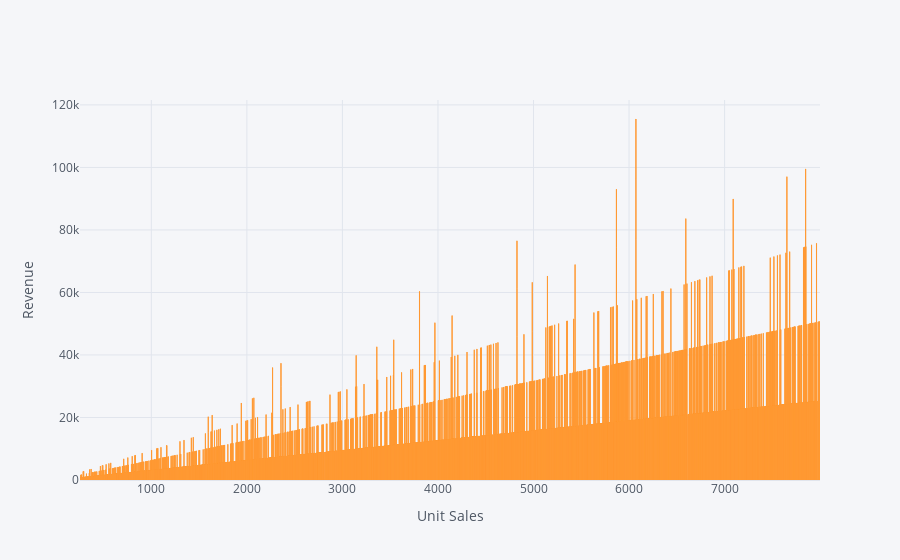

Here is the notebook cell this chart was saved with:
### Code cell
df.iplot(x = "Q-P1" , y = "S-P1" , xTitle = "Unit Sales" , yTitle = "Revenue" , kind = "bar")

### Figure 1 — Plotly figure (JSON) as saved in the notebook; plotly's stock layout.template omitted (floating-point values rounded to 4 significant figures; data arrays with more than 128 entries replaced by an {"elided": "..."} marker saying what was removed)
{"data": [{"marker": {"color": "rgba(255, 153, 51, 0.6)", "line": {"color": "rgba(255, 153, 51, 1.0)", "width": 1}}, "name": "S-P1", "orientation": "v", "text": "", "type": "bar", "x": {"elided": "4600 int values"}, "y": {"elided": "4600 float values"}}], "layout": {"legend": {"bgcolor": "#F5F6F9", "font": {"color": "#4D5663"}}, "paper_bgcolor": "#F5F6F9", "plot_bgcolor": "#F5F6F9", "title": {"font": {"color": "#4D5663"}}, "xaxis": {"gridcolor": "#E1E5ED", "showgrid": true, "tickfont": {"color": "#4D5663"}, "title": {"font": {"color": "#4D5663"}, "text": "Unit Sales"}, "zerolinecolor": "#E1E5ED"}, "yaxis": {"gridcolor": "#E1E5ED", "showgrid": true, "tickfont": {"color": "#4D5663"}, "title": {"font": {"color": "#4D5663"}, "text": "Revenue"}, "zerolinecolor": "#E1E5ED"}}}
